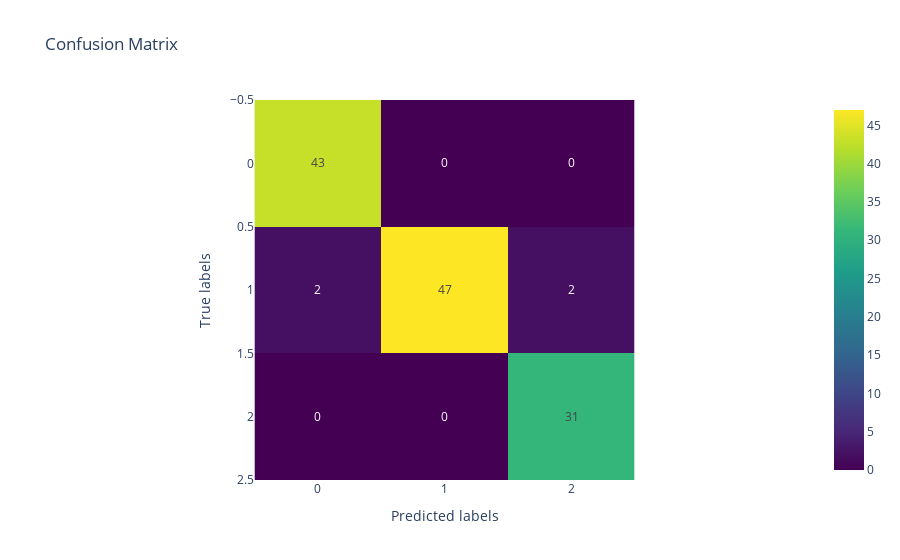

Source (notebook cell):
### Code cell
px.imshow(
	cfm, 
	title='Confusion Matrix ',
	text_auto=True,
	color_continuous_scale='viridis'
).update_layout(
	xaxis_title_text='Predicted labels',
	yaxis_title_text='True labels'
)

### Figure 1 — Plotly figure (JSON) as saved in the notebook; plotly's stock layout.template omitted (floating-point values rounded to 4 significant figures)
{"data": [{"coloraxis": "coloraxis", "hovertemplate": "x: %{x}<br>y: %{y}<br>color: %{z}<extra></extra>", "name": "0", "texttemplate": "%{z}", "type": "heatmap", "xaxis": "x", "yaxis": "y", "z": [[43, 0, 0], [2, 47, 2], [0, 0, 31]]}], "layout": {"coloraxis": {"colorscale": [[0, "#440154"], [0.1111, "#482878"], [0.2222, "#3e4989"], [0.3333, "#31688e"], [0.4444, "#26828e"], [0.5556, "#1f9e89"], [0.6667, "#35b779"], [0.7778, "#6ece58"], [0.8889, "#b5de2b"], [1, "#fde725"]]}, "title": {"text": "Confusion Matrix "}, "xaxis": {"anchor": "y", "constrain": "domain", "domain": [0, 1], "scaleanchor": "y", "title": {"text": "Predicted labels"}}, "yaxis": {"anchor": "x", "autorange": "reversed", "constrain": "domain", "domain": [0, 1], "title": {"text": "True labels"}}}}
